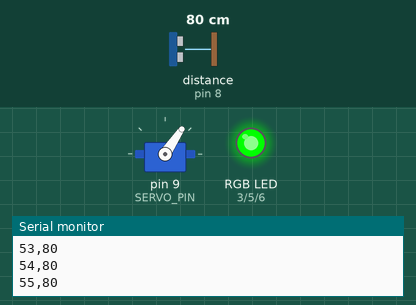
Bench run of a sketch on a simulated Arduino Uno, built with avr-gcc and run on an emulated ATmega328P. Parts: servo, an RGB LED mixed from three pins (HIGH = lit), the last lines printed to the serial monitor. Wiring (inferred from the names in the program): ultrasonic range finder: trigger pin 7; echo pin 8. Dashed ring = blinking. Inputs (shaded band) come from the test bench; at power-on: distance to the obstacle (sensor on pin 8) 80 cm. The echo pulse lasts 58.3 µs per cm; pins used as bus, display or sensor lines are not drawn.

Above: at 2.2 s.
2.3 s: distance to the obstacle (sensor on pin 8) set to 4 cm
At 3.35 s:
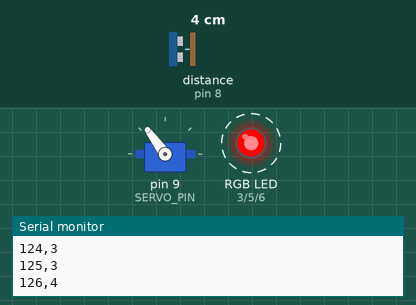
5.3 s: distance to the obstacle (sensor on pin 8) set to 2 cm
8.3 s: distance to the obstacle (sensor on pin 8) set to 9 cm
11.3 s: distance to the obstacle (sensor on pin 8) set to 35 cm
At 11.58 s:
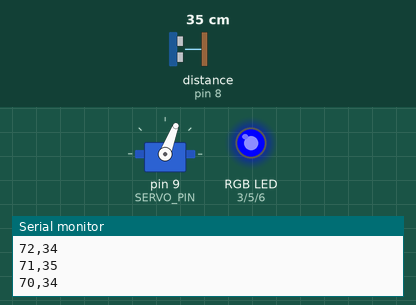
14.3 s: distance to the obstacle (sensor on pin 8) set to 60 cm
At 14.65 s:
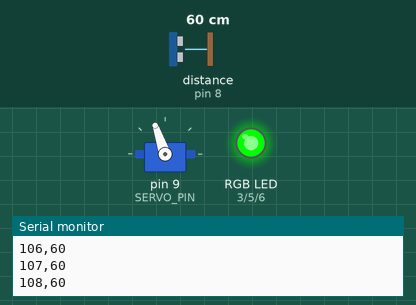
17.3 s: distance to the obstacle (sensor on pin 8) set to 18 cm
At 18.03 s:
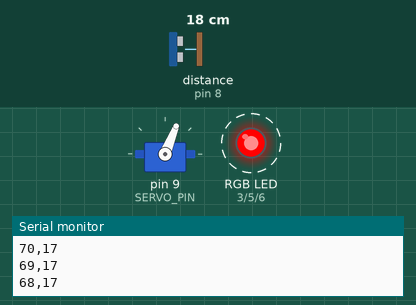
Timing chart, 0 to 21.3 s (numbered marks = the images above; inputs shaded):
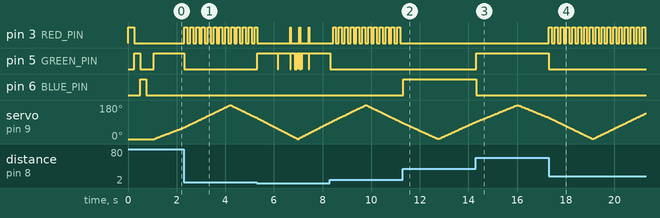

Measured:
- after the input at 2.3 s, pin 3 (RED_PIN): alternates HIGH for 0.12 s and LOW for 0.12 s, starting at once; pin 5 (GREEN_PIN): HIGH → LOW at once
- after the input at 11.3 s, pin 3 (RED_PIN): stops changing and stays LOW; pin 6 (BLUE_PIN): LOW → HIGH at once
- after the input at 14.3 s, pin 5 (GREEN_PIN): LOW → HIGH at once; pin 6 (BLUE_PIN): HIGH → LOW at once
- after the input at 17.3 s, pin 3 (RED_PIN): alternates HIGH for 0.12 s and LOW for 0.12 s, starting at once; pin 5 (GREEN_PIN): HIGH → LOW at once

The sketch:

radar.ino
```cpp
/*
  Submarine Sonar - 180 degree sweeping radar
  Arduino Uno R3 + SG90 servo + HC-SR04 + 4-pin RGB LED

  Serial output (9600 baud), one line per reading:
      angle,distance
  distance is in cm. 0 means "no echo / out of range".
  See WIRING.md for the pin connections.
*/

#include <Servo.h>

// ---------- Configuration ----------
#define COMMON_ANODE false   // set true if your RGB LED's long leg goes to 5V

const uint8_t SERVO_PIN = 9;
const uint8_t TRIG_PIN  = 7;
const uint8_t ECHO_PIN  = 8;
const uint8_t RED_PIN   = 3;
const uint8_t GREEN_PIN = 5;
const uint8_t BLUE_PIN  = 6;

const int  MIN_ANGLE      = 0;
const int  MAX_ANGLE      = 180;
const int  STEP_DEG       = 1;     // degrees per step (smooth)
const int  STEP_DELAY_MS  = 15;    // settle time per step (servo + sensor)
const int  MAX_RANGE_CM   = 250;   // ignore echoes beyond this
const int  DANGER_CM      = 20;    // < 20 cm  -> flashing red
const int  WARNING_CM     = 50;    // 20-50 cm -> blue, > 50 -> green
const unsigned long FLASH_MS = 120; // red flash half-period
// -----------------------------------

Servo sonarServo;
int angle = MIN_ANGLE;
int dir   = 1;

enum Zone { CLEAR, WARNING, DANGER };
Zone zone = CLEAR;
bool flashOn = false;
unsigned long lastFlash = 0;

void writeRGB(uint8_t r, uint8_t g, uint8_t b) {
#if COMMON_ANODE
  r = 255 - r; g = 255 - g; b = 255 - b;
#endif
  analogWrite(RED_PIN, r);
  analogWrite(GREEN_PIN, g);
  analogWrite(BLUE_PIN, b);
}

// Returns distance in cm, or 0 if no echo / out of range.
int readDistanceCm() {
  digitalWrite(TRIG_PIN, LOW);
  delayMicroseconds(2);
  digitalWrite(TRIG_PIN, HIGH);
  delayMicroseconds(10);
  digitalWrite(TRIG_PIN, LOW);

  // Timeout ~ (MAX_RANGE_CM * 58 us) keeps the sweep fast when nothing is there.
  unsigned long duration = pulseIn(ECHO_PIN, HIGH, (unsigned long)MAX_RANGE_CM * 58UL + 500UL);
  if (duration == 0) return 0;
  int cm = (int)(duration / 58UL);
  if (cm < 2 || cm > MAX_RANGE_CM) return 0;
  return cm;
}

void updateZone(int cm) {
  if (cm > 0 && cm < DANGER_CM)        zone = DANGER;
  else if (cm >= DANGER_CM && cm <= WARNING_CM) zone = WARNING;
  else                                 zone = CLEAR;
}

// Non-blocking LED refresh (keeps red flashing while the servo moves)
void refreshLED() {
  switch (zone) {
    case CLEAR:   writeRGB(0, 255, 0); break;
    case WARNING: writeRGB(0, 0, 255); break;
    case DANGER:
      if (millis() - lastFlash >= FLASH_MS) {
        lastFlash = millis();
        flashOn = !flashOn;
      }
      writeRGB(flashOn ? 255 : 0, 0, 0);
      break;
  }
}

// Delay that keeps the LED flashing
void waitWithLED(unsigned long ms) {
  unsigned long start = millis();
  while (millis() - start < ms) {
    refreshLED();
  }
}

void setup() {
  Serial.begin(9600);
  pinMode(TRIG_PIN, OUTPUT);
  pinMode(ECHO_PIN, INPUT);
  pinMode(RED_PIN, OUTPUT);
  pinMode(GREEN_PIN, OUTPUT);
  pinMode(BLUE_PIN, OUTPUT);

  sonarServo.attach(SERVO_PIN);
  sonarServo.write(angle);

  // Startup self-test: R -> G -> B
  writeRGB(255, 0, 0); delay(250);
  writeRGB(0, 255, 0); delay(250);
  writeRGB(0, 0, 255); delay(250);
  writeRGB(0, 0, 0);
  delay(300);
}

void loop() {
  sonarServo.write(angle);
  waitWithLED(STEP_DELAY_MS);

  int cm = readDistanceCm();
  updateZone(cm);
  refreshLED();

  Serial.print(angle);
  Serial.print(',');
  Serial.println(cm);

  // Advance and bounce at the ends
  angle += dir * STEP_DEG;
  if (angle >= MAX_ANGLE) { angle = MAX_ANGLE; dir = -1; }
  else if (angle <= MIN_ANGLE) { angle = MIN_ANGLE; dir = 1; }
}
```
